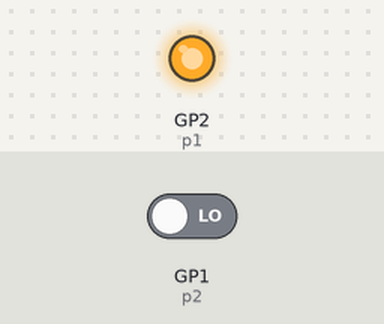
A program run on a simulated Raspberry Pi Pico running MicroPython. Shown: output pins drawn as LEDs (lit = HIGH). The inputs (shaded band) are chosen by the test bench; at power-on: GP1 (p2) LOW. What the program prints to the serial console is not drawn.

Above: at 1.2 s.
1.3 s: GP1 (p2) driven HIGH
Timing chart, 0 to 4.3 s (numbered marks = the images above; inputs shaded):
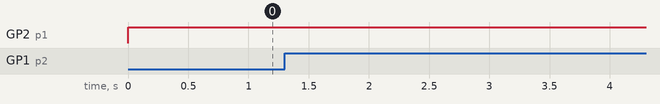

The program:

pin_irq.py
```python
from machine import Pin
import global_value as g
import time
from memory_usage import free

p2 = Pin(1, Pin.IN)
p1 = Pin(2, Pin.OUT)
print(p1.value(1))
g.init = True


def callback(p):
    while g.init:
        print('pin change', p)
        g.init = False
    g.init = True

# p0.irq(trigger=Pin.IRQ_FALLING, handler=callback)
p2.irq(trigger=Pin.IRQ_RISING, handler=callback)
print('good night!')
time.sleep(5)
print('good morning!')
```

global_value.py
```python

```

memory_usage.py
```python
import gc

# メモリ使用率を表示する関数
def free(prt=False):
    # ガベージコレクションを実行してメモリを解放する
    gc.collect()
    if prt:
        print("Free memory:", gc.mem_free())
```

Measured:
- after the input at 1.3 s, every drawn part: stays the same
